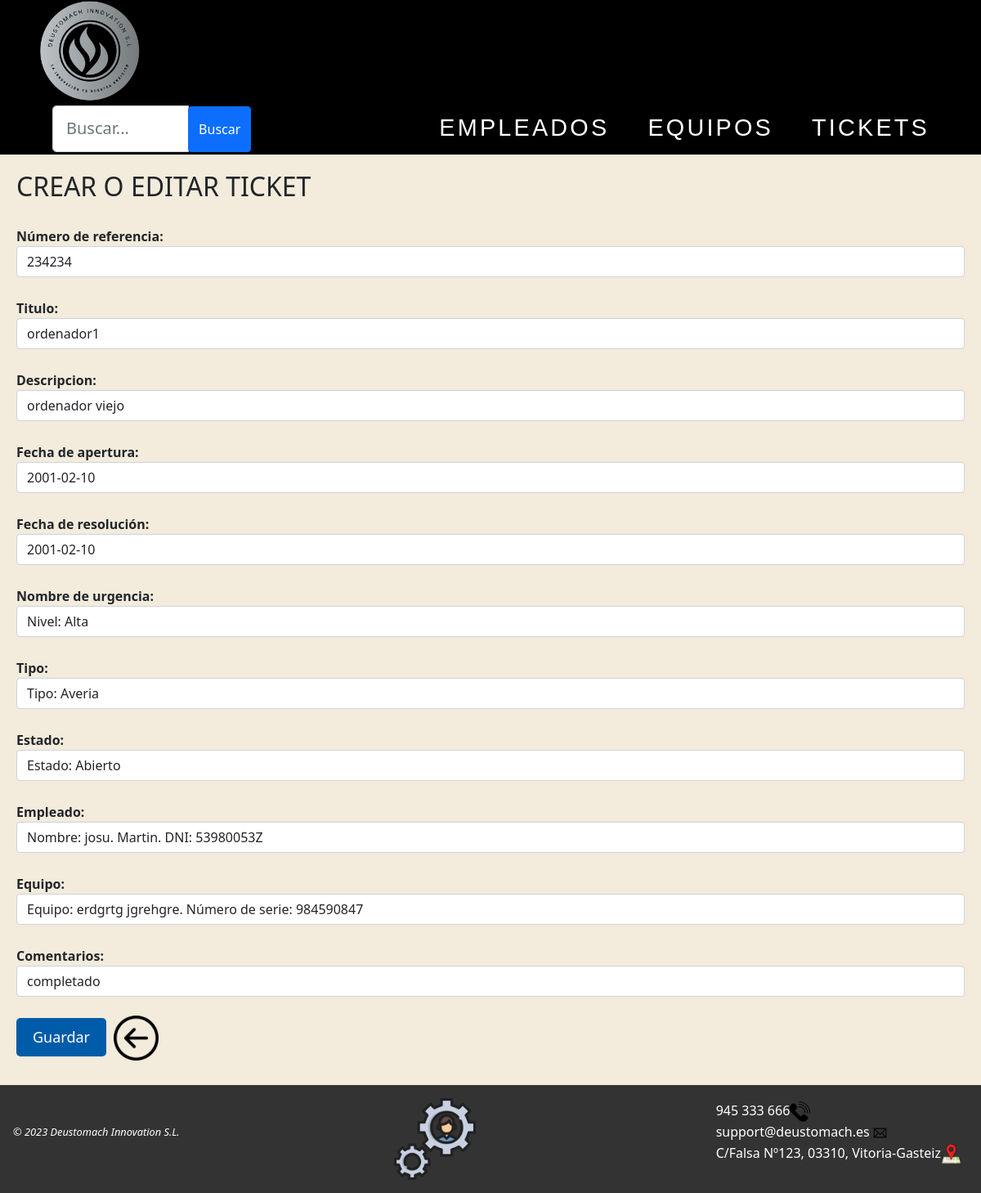
Screenshot of /AppWeb/modificarTicket/3/ with the database file from the repository.
### AppWeb/models.py (models this page shows, shortened)
class Ticket(models.Model):
    nref = models.CharField(max_length = 20, unique=True)
    titulo = models.CharField(max_length = 10)
    descripcion = models.CharField(max_length = 50)
    fechaApertura = models.DateField(null=True, blank=True)
    fechaResolucion = models.DateField(null=True, blank=True)
    nivelUrgencia = models.ForeignKey('NivelUrgencia', on_delete=models.CASCADE) # relación one-to-many para seleccionar el nivel de urgencia
    tipo = models.ForeignKey('TipoTicket', on_delete=models.CASCADE) # relación one-to-many para seleccionar el tipo de ticket
    estado = models.ForeignKey('EstadoTicket', on_delete=models.CASCADE) # relación one-to-many para seleccionar el estado del ticket
    empleado = models.ForeignKey('Empleado', on_delete=models.CASCADE, default="") # relación one-to-many, un ticket solo es atendido por un empleado
    equipo = models.ForeignKey('Equipo', on_delete=models.CASCADE, default="") # relación one-to-many, un ticket solo puede tener un equipo
    comentarios = models.CharField(max_length = 40)

### AppWeb/views.py (the view)
# urls.py: path('AppWeb/modificarTicket/<int:pk>/',views.ModificarTicket.as_view(), name='modificar-ticket'),
class ModificarTicket(UpdateView):
    form_class = FormTicket
    template_name = 'creaTicket.html'
    model = Ticket
    success_url = reverse_lazy('gestion:listado-ticket')

### AppWeb/forms.py
class FormTicket(forms.ModelForm):
    class Meta:
        model = Ticket
        fields = '__all__'
        labels = {
        "nref": "Número de referencia",
        "fechaApertura": "Fecha de apertura",
        "fechaResolucion": "Fecha de resolución",
        "nivelUrgencia": "Nombre de urgencia",
        }
        widgets = {
            'nref': forms.TextInput(attrs={'class': 'form-control'}),
            'titulo': forms.TextInput(attrs={'class': 'form-control'}),
            'descripcion': forms.TextInput(attrs={'class': 'form-control'}),
            'fechaApertura': forms.DateInput(attrs={'class': 'form-control'}),
            'fechaResolucion': forms.DateInput(attrs={'class': 'form-control'}),
            'nivelUrgencia': forms.Select(attrs={'class': 'form-control'}),
            'tipo': forms.Select(attrs={'class': 'form-control'}),
            'estado': forms.Select(attrs={'class': 'form-control'}),
            'empleado': forms.Select(attrs={'class': 'form-control'}),
            'equipo': forms.Select(attrs={'class': 'form-control'}),
            'comentarios': forms.TextInput(attrs={'class': 'form-control'}),
        }

### AppWeb/models.py (called while the page is built)
    def __str__(self):
        return f" Equipo: {self.marca} {self.modelo}. Número de serie: {self.nserie}"

    def __str__(self):
        return f" Nombre: {self.nombre}. {self.apellidos}. DNI: {self.dni}"

    def __str__(self):
        return f" Nivel: {self.nombre}"

    def __str__(self):
        return f" Tipo: {self.nombre}"

    def __str__(self):
        return f" Estado: {self.nombre}"

### AppWeb/Templates/creaTicket.html
{% extends "homeTickets.html" %}
{% load static %}
{% block contenido %}
<div class="contenido">
    <h2>CREAR O EDITAR TICKET</h2>
    <form method="POST" id="miFormulario">
        {% csrf_token %} {{form.as_p}}
        <button type="submit" class="Guardar">Guardar</button>
        <a href="{% url 'gestion:listado-ticket' %}"><img class="atras" src="{% static 'images/back.png' %}" title="Volver a la página anterior"></a>
    </form>
</div>
{% endblock %}

### AppWeb/static/css/Estilo.css (style rules this page uses)
img { max-width: 100%; height: auto; }
body { background-color: #f3ebdc; position: relative; display: flex; flex-direction: column; min-height: 100vh; }
button { background-color: #005CA9; color: #fff; font-size: 18px; padding: 10px 20px; margin-top: 10px; border: none; border-radius: 5px; cursor: pointer; transition: all 0.3s ease; }
.contenido { margin: 0 auto; max-width: 1400px; padding: 20px; }
form { flex-direction: column; align-items: center; margin-top: 20px; }
label { font-weight: bold; margin-top: 10px; }
.atras { width: 55px; margin-bottom: 10px; margin-top: 7px; margin-left: 5px; }
a { color: white; text-decoration: none; }

### rows the page displays
Ticket: nref "234234", titulo "ordenador1", descripcion "ordenador viejo", fechaApertura "2001-02-10", fechaResolucion "2001-02-10", nivelUrgencia "Nivel: Alta", tipo "Tipo: Averia", estado "Estado: Abierto", empleado "Nombre: josu. Martin. DNI: 53980053Z", equipo "Equipo: erdgrtg jgrehgre. Número de serie: 984590847", comentarios "completado"
